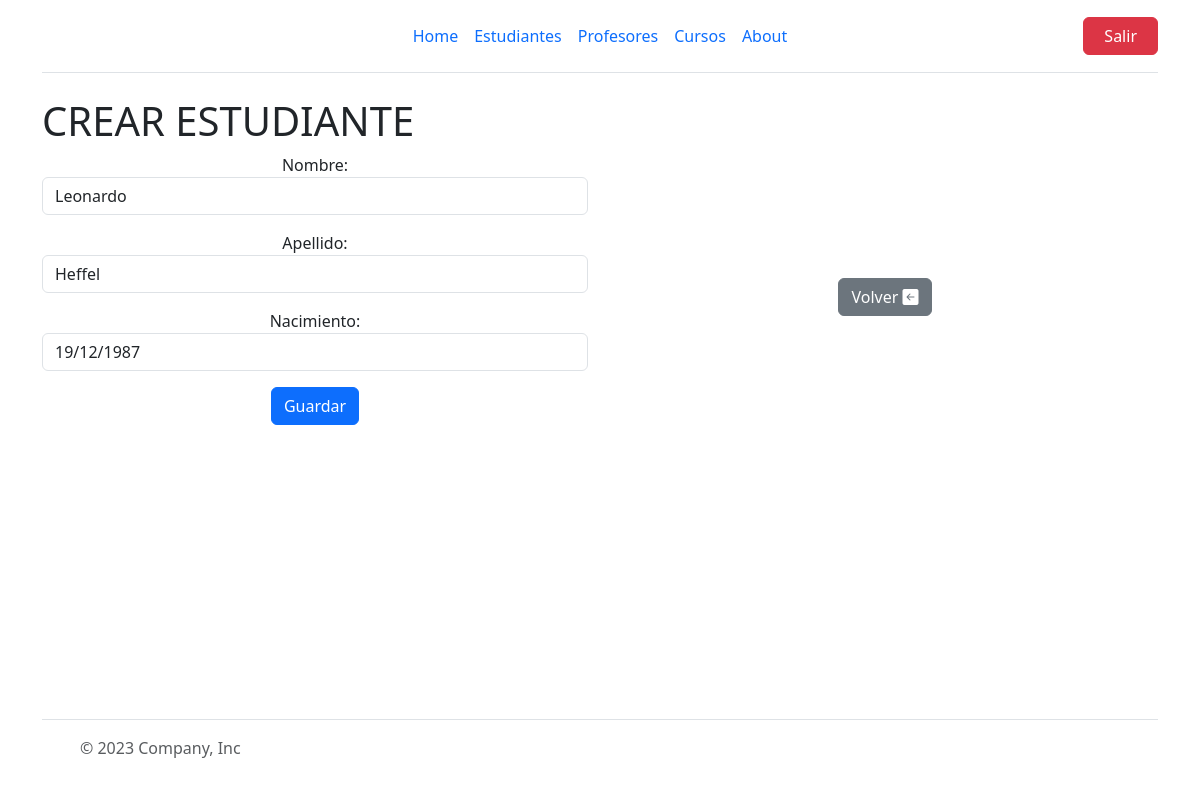
Page /estudiantes/actualizar/4 (signed in) on the committed database.
### estudiantes/models.py (models this page shows, shortened)
class Estudiante(models.Model):
    nombre=models.CharField(max_length=100)
    apellido=models.CharField(max_length=100)
    nacimiento=models.DateField(null=True, blank=True)

### estudiantes/views.py (the view)
# urls.py: path("actualizar/<int:pk>",views.EstudiantesUpdate.as_view(),name="estudiantes_update"),
class EstudiantesUpdate(LoginRequiredMixin,UpdateView):
    login_url = 'home:login'
    model = models.Estudiante
    form_class = forms.EstudianteForm
    success_url=reverse_lazy("estudiantes:estudiantes_list")

### estudiantes/forms.py
class EstudianteForm(forms.ModelForm):
    class Meta:
        model= models.Estudiante
        fields=["nombre","apellido","nacimiento"]
        widgets= {
            "nombre":forms.TextInput(attrs={"class":"form-control"}),
            "apellido":forms.TextInput(attrs={"class":"form-control"}),
            "nacimiento":forms.DateInput(attrs={"class":"form-control"})
        }

### estudiantes/templates/estudiantes/estudiante_form.html (shortened to what this page needs)
{% extends 'home/index.html' %}
{% block tittle %}
    <h1>CREAR ESTUDIANTE </h1>
{% endblock tittle %}
{% block content-left %}
    <form action="" method="post">
        <div class="mb-3">
            {{form.as_p}}
            <button type="submit" class="btn btn-primary" >Guardar</button>
        </div>
    </form>
{% endblock content-left %}
{% block content-right %}
<div class="p-3" > <a href="{% url 'estudiantes:estudiantes_list' %}"><button class="btn btn-secondary">Volver <i class="bi bi-arrow-left-square-fill"></i></button></a></div>
{% endblock content-right %}

### rows in the picture
Estudiante: nombre "Leonardo", apellido "Heffel", nacimiento "19/12/1987"
